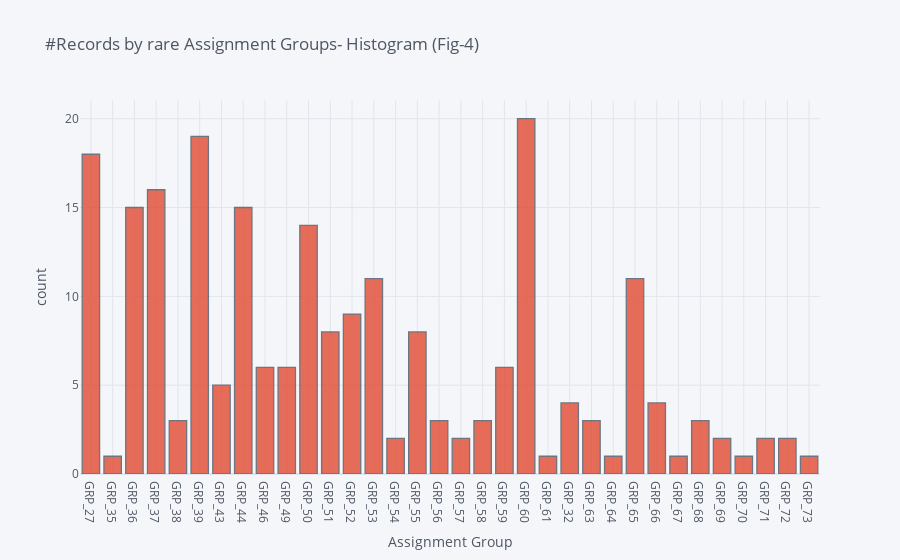

Notebook code for this chart:
### Code cell
# Find out the Assignment Groups with less than 25 tickets assigned
rare_ticket = ticket.groupby(['Assignment group']).filter(lambda x: len(x) < 25)
print('\033[1m#Groups with less than 25 tickets assigned:\033[0m', rare_ticket['Assignment group'].nunique())

rare_ticket['Assignment group'].iplot(
    kind='hist',
    xTitle='Assignment Group',
    yTitle='count',
    colorscale='-orrd',
    title='#Records by rare Assignment Groups- Histogram (Fig-4)')

### Figure 1 — Plotly figure (JSON) as saved in the notebook; plotly's stock layout.template omitted (floating-point values rounded to 4 significant figures; data arrays with more than 128 entries replaced by an {"elided": "..."} marker saying what was removed)
{"data": [{"histfunc": "count", "histnorm": "", "marker": {"color": "rgba(227, 74, 51, 1.0)", "line": {"color": "#4D5663", "width": 1.3}}, "name": "Assignment group", "opacity": 0.8, "orientation": "v", "type": "histogram", "x": {"elided": "226 str values"}}], "layout": {"barmode": "overlay", "legend": {"bgcolor": "#F5F6F9", "font": {"color": "#4D5663"}}, "paper_bgcolor": "#F5F6F9", "plot_bgcolor": "#F5F6F9", "title": {"font": {"color": "#4D5663"}, "text": "#Records by rare Assignment Groups- Histogram (Fig-4)"}, "xaxis": {"gridcolor": "#E1E5ED", "showgrid": true, "tickfont": {"color": "#4D5663"}, "title": {"font": {"color": "#4D5663"}, "text": "Assignment Group"}, "zerolinecolor": "#E1E5ED"}, "yaxis": {"gridcolor": "#E1E5ED", "showgrid": true, "tickfont": {"color": "#4D5663"}, "title": {"font": {"color": "#4D5663"}, "text": "count"}, "zerolinecolor": "#E1E5ED"}}}
